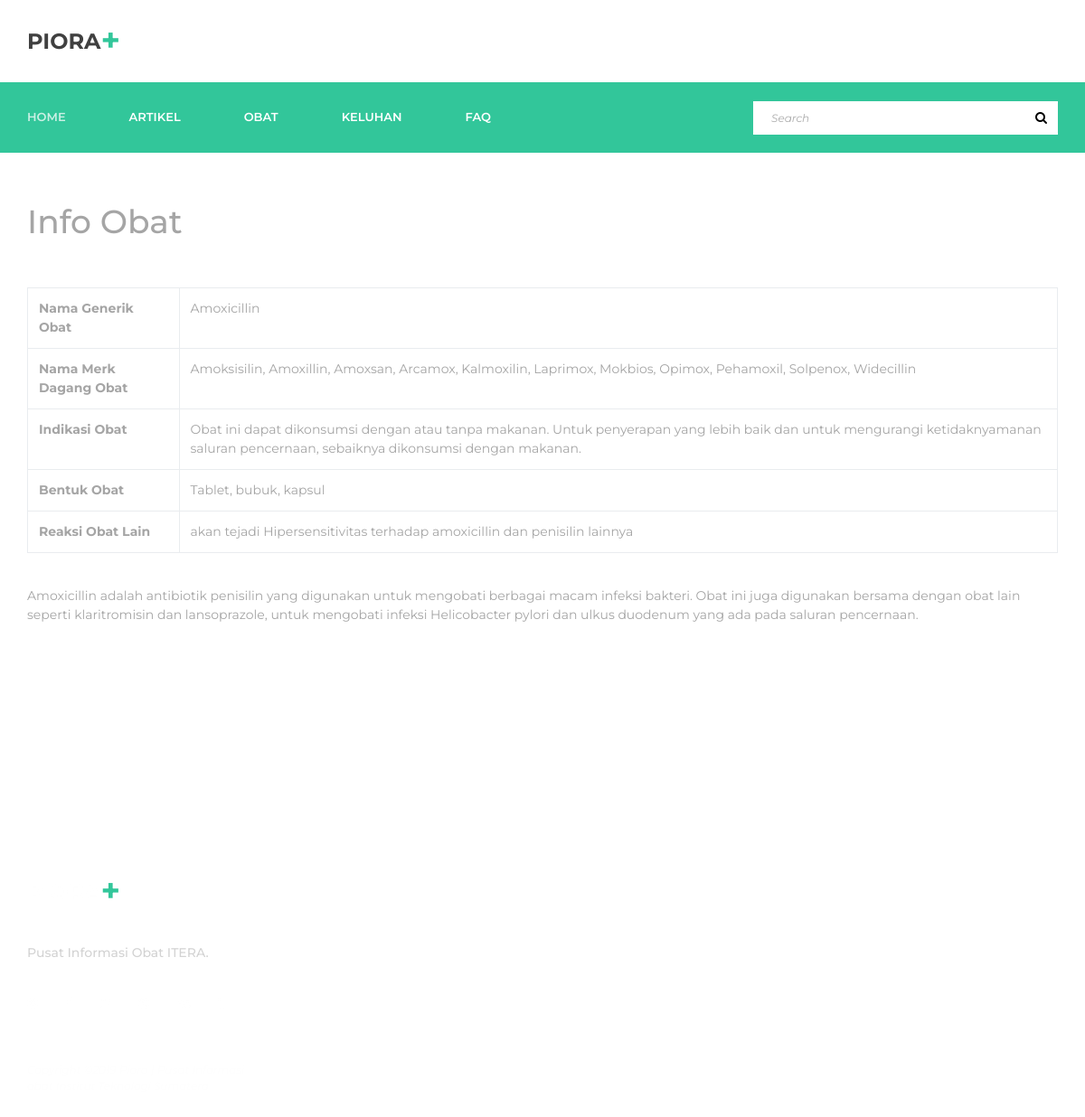
Screenshot of /keterangan/obat/6 with the database file from the repository.
### tables this page shows
CREATE TABLE `obat` (
  `id_obat` int(11) NOT NULL,
  `id_admin` varchar(15) NOT NULL,
  `nama_generik` text NOT NULL,
  `merek_dagang` text NOT NULL,
  `indikasi_obat` text NOT NULL,
  `bentuk` text NOT NULL,
  `reaksi_obatlain` text NOT NULL,
  `create_at` timestamp NOT NULL DEFAULT CURRENT_TIMESTAMP ON UPDATE CURRENT_TIMESTAMP,
  `deskripsi` text NOT NULL
);

### application/controllers/keterangan.php (called while the page is built, shortened)
<?php
  class Keterangan extends CI_Controller {
  public function obat () {
    $key = $this->uri->segment(3);
    $data['isi'] = $this->db->query("SELECT * FROM obat WHERE id_obat = $key");
    $this->load->view('user/obat_read', $data);
    }
  }

### index.php (called while the page is built, shortened)
<?php
require_once BASEPATH.'core/CodeIgniter.php';

### application/views/user/obat_read.php (the view, shortened to what this page needs)
<!DOCTYPE html>
<html lang="en">
<head>
<link rel="stylesheet" type="text/css" href="<?php echo base_url();?>/assets/styles/bootstrap4/bootstrap.min.css">
<link href="<?php echo base_url();?>assets/plugins/font-awesome-4.7.0/css/font-awesome.min.css" rel="stylesheet" type="text/css">
<link rel="stylesheet" type="text/css" href="<?php echo base_url();?>/assets/plugins/OwlCarousel2-2.2.1/owl.carousel.css">
<link rel="stylesheet" type="text/css" href="<?php echo base_url();?>/assets/plugins/OwlCarousel2-2.2.1/owl.theme.default.css">
<link rel="stylesheet" type="text/css" href="<?php echo base_url();?>/assets/plugins/OwlCarousel2-2.2.1/animate.css">
<link rel="stylesheet" type="text/css" href="<?php echo base_url();?>/assets/styles/main_styles.css">
<link rel="stylesheet" type="text/css" href="<?php echo base_url();?>/assets/styles/responsive.css">
</head>
<body>
<div class="super_container">
		<div>
		<header class="header" id="header">
			<div>
				<div class="header_top">
					<div class="container">
						<div class="row">
							<div class="col">
								<div class="header_top_content d-flex flex-row align-items-center justify-content-start">
									<div class="logo">
										<a href="<?php echo site_url('Welcome'); ?>">PIORA<span>+</span></a>
									</div>
								</div>
							</div>
						</div>
					</div>
				</div>
				<div class="header_nav" id="header_nav_pin">
					<div class="header_nav_inner">
						<div class="header_nav_container">
							<div class="container">
								<div class="row">
									<div class="col">
										<div class="header_nav_content d-flex flex-row align-items-center justify-content-start">
											<nav class="main_nav">
												<ul class="d-flex flex-row align-items-center justify-content-start">
													<li class="active"><a href="<?php echo site_url('index'); ?>">Home</a></li>
													<li><a href="<?php echo site_url('artikel'); ?>">Artikel</a></li>
													<li><a href="<?php echo site_url('Welcome/obat'); ?>">Obat</a></li>
													<li><a href="<?php echo site_url('keluhan'); ?>">Keluhan</a></li>
													<li><a href="<?php echo site_url('faq'); ?>">FAQ</a></li>
												</ul>
											</nav>
											<div class="search_content d-flex flex-row align-items-center justify-content-end ml-auto">
												<form action="#" id="search_container_form" class="search_container_form">
													<input type="text" class="search_container_input" placeholder="Search" required="required">
													<button class="search_container_button"><i class="fa fa-search" aria-hidden="true"></i></button>
												</form>
											</div>
										</div>
									</div>
								</div>
							</div>
						</div>
					</div>
				</div>
			</div>
		</header>
	</div>
	<div class="home">
		<div class="container">
			<?php foreach ($isi->result() as $dt):?>
			<h1><br><br><br>
			</h1>
			<h2><br>Info Obat<br><br></h2>
			<table class="table table-bordered">
	      	  <tr>
		      	<th>Nama Generik Obat</th>
		      	<td><?php echo $dt->nama_generik ?></td>
		      </tr>
		      <tr>
		      	<th>Nama Merk Dagang Obat</th>
		      	<td><?php echo $dt->merek_dagang ?></td>
		      </tr>
		      <tr>
		      	<th>Indikasi Obat</th>
		        <td><?php echo $dt->indikasi_obat ?></td>
		      </tr>
		      <tr>
		      	<th>Bentuk Obat</th>
				<td><?php echo $dt->bentuk ?></td>
			  </tr>
			  <tr>
			  	<th>Reaksi Obat Lain</th>
				<td><?php echo $dt->reaksi_obatlain ?></td>
		      </tr>
  			</table>
  			<br>
  			<?php echo $dt->deskripsi ?>
  			<?php endforeach ?>
		</div>
	</div>
	<footer class="footer">
		<div class="parallax_background parallax-window" data-parallax="scroll" data-image-src="<?php echo base_url();?>/assets/images/footer.jpg" data-speed="0.8">
		</div>
		<div class="footer_content">
			<div class="container">
				<div class="row">
					<div class="col-lg-3 footer_col">
						<div class="footer_about">
							<div class="logo">
								<a href="#">PIORA<span>+</span></a>
							</div>
							<div class="footer_about_text">Pusat Informasi Obat ITERA.</div>
							<div class="footer_social">
								<ul class="d-flex flex-row align-items-center justify-content-start">
									<li><a href="#"><i class="fa fa-pinterest" aria-hidden="true"></i></a></li>
									<li><a href="#"><i class="fa fa-facebook" aria-hidden="true"></i></a></li>
									<li><a href="#"><i class="fa fa-twitter" aria-hidden="true"></i></a></li>
									<li><a href="#"><i class="fa fa-dribbble" aria-hidden="true"></i></a></li>
									<li><a href="#"><i class="fa fa-behance" aria-hidden="true"></i></a></li>
									<li><a href="#"><i class="fa fa-linkedin" aria-hidden="true"></i></a></li>
								</ul>
							</div>
							<div class="copyright">
							</div>
						</div>
					</div>
				</div>
			</div>
		</div>
	</footer>
</div>
</body>
</html>

### assets/styles/main_styles.css (style rules this page uses)
* { margin: 0; padding: 0; -webkit-font-smoothing: antialiased; -webkit-text-shadow: rgba(0,0,0,.01) 0 0 1px; text-shadow: rgba(0,0,0,.01) 0 0 1px; }
body { font-family: 'Montserrat', sans-serif; font-size: 14px; font-weight: 400; background: #FFFFFF; color: #a5a5a5; }
div { display: block; position: relative; -webkit-box-sizing: border-box; -moz-box-sizing: border-box; box-sizing: border-box; }
ul { list-style: none; margin-bottom: 0px; }
a, a:hover, a:visited, a:active, a:link { text-decoration: none; -webkit-font-smoothing: antialiased; -webkit-text-shadow: rgba(0,0,0,.01) 0 0 1px; text-shadow: rgba(0,0,0,.01) 0 0 1px; }
h1 { font-size: 48px; }
h2 { font-size: 36px; }
h1, h2, h3, h4, h5, h6 { font-family: 'Montserrat', sans-serif; -webkit-font-smoothing: antialiased; -webkit-text-shadow: rgba(0,0,0,.01) 0 0 1px; text-shadow: rgba(0,0,0,.01) 0 0 1px; }
.super_container { width: 100%; overflow: hidden; }
.parallax-window { min-height: 400px; background: transparent; }
.parallax_background { position: absolute; top: 0; left: 0; width: 100%; height: 100%; }
.header { position: absolute; top: 0; left: 0; width: 100%; background: #FFFFFF; z-index: 100; }
.header_top { width: 100%; z-index: 2; }
.header_top_content { height: 91px; -webkit-transition: all 200ms ease; -moz-transition: all 200ms ease; -ms-transition: all 200ms ease; -o-transition: all 200ms ease; transition: all 200ms ease; }
.logo a { line-height: 0.75; color: #404040; font-size: 24px; font-weight: 700; text-transform: uppercase; }
.logo a span { position: relative; font-size: 36px; color: #32c69a; line-height: 0.75; vertical-align: text-top; }
.header_nav { z-index: 2; }
.header_nav_inner { width: 100%; }
.header_nav_container { z-index: 1; background: #32c69a; }
.header_nav_content { height: 78px; }
.main_nav { height: 100%; }
.main_nav ul { height: 100%; }
.main_nav ul li { position: relative; }
.main_nav ul li:not(:last-child) { margin-right: 70px; }
.main_nav ul li a { display: block; position: relative; height: 100%; font-size: 13px; font-weight: 600; color: #FFFFFF; z-index: 1; text-transform: uppercase; -webkit-transition: all 200ms ease; -moz-transition: all 200ms ease; -ms-transition: all 200ms ease; -o-transition: all 200ms ease; transition: all 200ms ease; }
.main_nav ul li a:hover, .main_nav ul li.active a { color: rgba(255,255,255,0.75); }
.search_content { height: 60px; }
.search_container_form { position: relative; width: 337px; }
.search_container_input { width: 100%; height: 37px; border: none; outline: none; padding-left: 20px; }
.search_container_button { position: absolute; top: 0; right: 0; width: 37px; height: 37px; border: none; outline: none; cursor: pointer; background: #FFFFFF; }
.home { width: 100%; height: 874px; }
.footer { display: block; position: relative; width: 100%; padding-top: 64px; }
.footer_content { padding-bottom: 100px; }
.footer_about { padding-top: 34px; }
.footer .logo a { color: #FFFFFF; }
.footer_about_text { font-size: 14px; font-weight: 500; color: #d3d3d3; line-height: 2.14; margin-top: 39px; }
.footer_social { margin-top: 30px; }
.footer_social ul li:not(:last-child) { margin-right: 30px; }
.footer_social ul li a i { color: #FFFFFF; }
.copyright { font-size: 12px; font-style: italic; color: rgba(255,255,255,0.48); margin-top: 54px; }

### rows the page displays
obat: nama_generik "Amoxicillin", merek_dagang "Amoksisilin, Amoxillin, Amoxsan, Arcamox, Kalmoxilin, Laprimox, Mokbios, Opimox, Pehamoxil, Solpenox, Widecillin", indikasi_obat "Obat ini dapat dikonsumsi dengan atau tanpa makanan. Untuk penyerapan yang lebih baik dan untuk mengurangi ketidaknyamanan saluran pencernaan, sebaiknya dikonsumsi dengan makanan.", bentuk "Tablet, bubuk, kapsul", reaksi_obatlain "akan tejadi Hipersensitivitas terhadap amoxicillin dan penisilin lainnya", deskripsi "Amoxicillin adalah antibiotik penisilin yang digunakan untuk mengobati berbagai macam infeksi bakteri. Obat ini juga digunakan bersama dengan obat lain seperti klaritromisin dan lansoprazole, untuk mengobati infeksi Helicobacter pylori dan ulkus duodenum yang ada pada saluran pencernaan."
